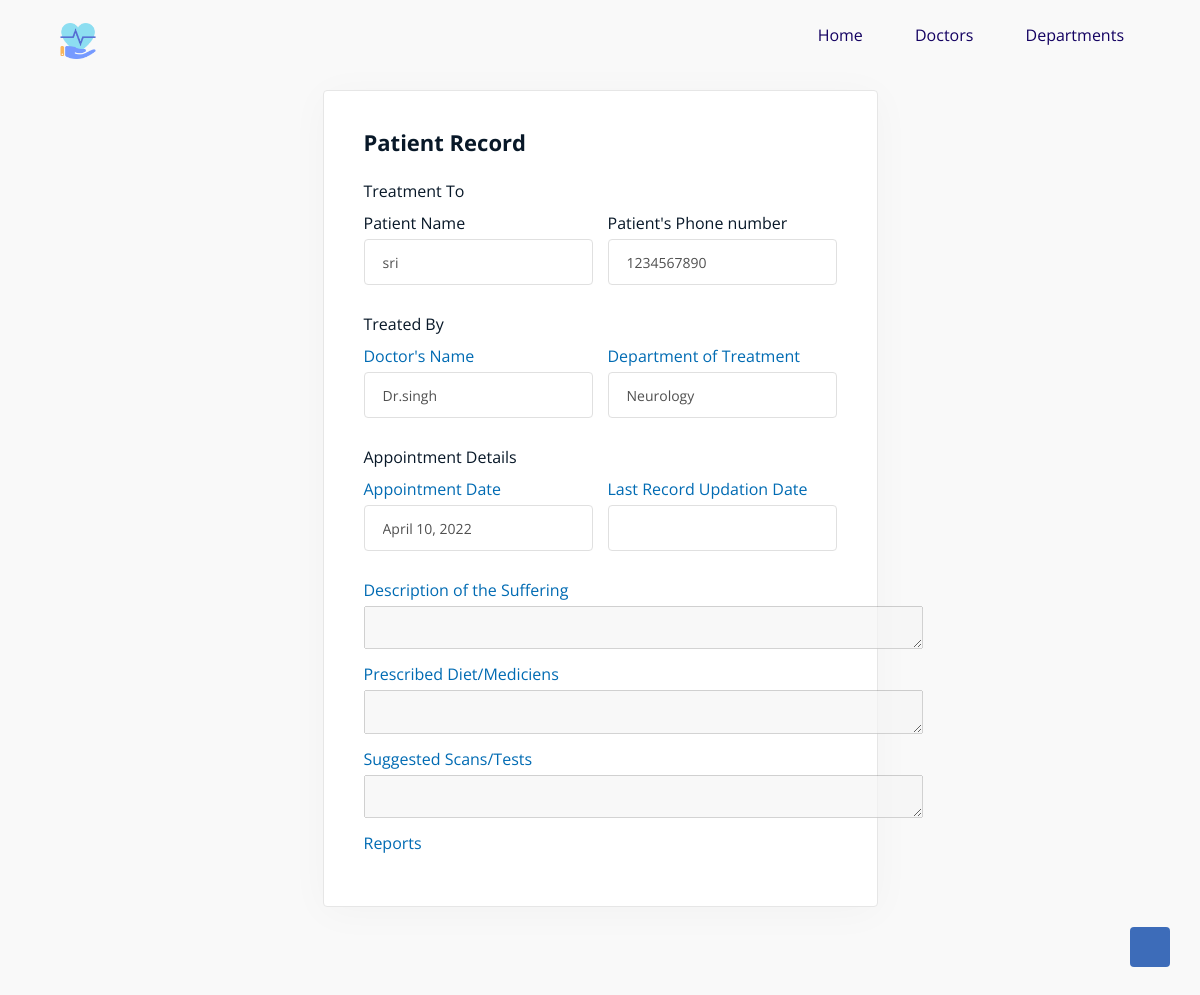
Page /report_details/5 on the committed database.
### medicen_app/models.py (models this page shows, shortened)
class Appointments(models.Model):
    doctor = models.ForeignKey(Doctor, on_delete=models.CASCADE)
    patient = models.ForeignKey(Patient, on_delete=models.CASCADE)
    date = models.DateField(auto_now_add=False)
    accepted = models.BooleanField()
    checked = models.BooleanField()

class Patient(models.Model):
    patient = models.ForeignKey(User, on_delete=models.CASCADE,null=True)
    email = models.EmailField()
    phone = models.BigIntegerField()
    def __str__(self):
        return self.patient.username

class Doctor(models.Model):
    doctor = models.ForeignKey(User, on_delete=models.CASCADE,null=True)
    doctorid = models.CharField(null=True,max_length=200)
    dept = models.ForeignKey(Department, on_delete=models.CASCADE)
    qualification = models.CharField(null=None, max_length=50)
    img = models.CharField(null=None,max_length=500,default="Department")
    email = models.EmailField()
    phone = models.BigIntegerField()
    def __str__(self):
        return self.doctor.username

class Department(models.Model):
    name = models.CharField(null=None, max_length=50)
    desc = models.CharField(null=None,max_length=100, default="Department")
    img = models.CharField(null=None,max_length=500,default="Department")
    def __str__(self):
        return self.name

### medicen_app/views.py (the view)
# urls.py: path("report_details/<int:id>",report_details,name="report_details"),
def report_details(request,id):
    app = Appointments.objects.get(id=id)
    if Prescription.objects.filter(appointment=app).exists():
        pre = Prescription.objects.get(appointment=app)
    else:
        pre = {}
    return render(request,"patient/report_detail.html",{'app':app,'pre':pre})

### medicen_app/templates/patient/report_detail.html (shortened to what this page needs)
{% load static %}
<!DOCTYPE html>
<html class="no-js" lang="zxx">
<head>
  <link rel="stylesheet" href="{% static 'css/bootstrap.min.css' %}" />
  <link rel="stylesheet" href="{% static 'css/main.css' %}" />
  <link rel="stylesheet" href="{% static 'css/reset.css' %}">
  <link rel="stylesheet" href="{% static 'css/style.css' %}">
  <link rel="stylesheet" href="{% static 'css/demo.css' %}">
  <link rel="stylesheet" href="https://cdnjs.cloudflare.com/ajax/libs/font-awesome/4.7.0/css/font-awesome.min.css">
  <link rel="stylesheet" href="{% static 'css/contact.css' %}">
</head>
<body>
  <header class="cd-header">
    <div class="cd-header__logo"><a href="#0"><img src="{% static 'assets/care.png' %}" alt="Logo" class="LogoPic"></a></div>
    <nav class="cd-header__nav js-cd-header__nav">
      <ul>
        <li><a href="{% url 'doctor_index' %}">Home</a></li>
            <li><a href="{% url 'doctors' %}">Doctors</a></li>
            <li><a href="{% url 'services' %}">Departments</a></li>
      </ul>
    </nav>
  </header>
  <div class="account-login section">
    <div class="container">
      <div class="row">
        <div class="col-lg-6 offset-lg-3 col-md-10 offset-md-1 col-12">
          <div class="register-form">
            <div class="title">
              <h3>Patient Record</h3>
            </div>
              <h3>Treatment To<h3>
                <br>
                <div class="row">
                  <div class="col-sm-6">
                    <div class="form-group">
                      <label for="reg-fn">Patient Name</label>
                      <input class="form-control" type="text" name="name" id="name" value="{{app.patient}}" disabled>
                    </div>
                  </div>
                  <div class="col-sm-6">
                    <div class="form-group">
                      <label for="reg-ln">Patient's Phone number</label>
                      <input class="form-control" type="text" name="phone" id="" value="{{app.patient.phone}}" disabled>
                    </div>
                  </div>
                </div>
                <br>
                <h3>Treated By</h3>
                <br>
              <div class="row">
                <div class="col-sm-6">
                  <div class="form-group">
                    <label for="reg-email">Doctor's Name</label>
                    <input class="form-control" type="text" name="doctor" id="" value="{{app.doctor}}" disabled>
                  </div>
                </div>
                <div class="col-sm-6">
                  <div class="form-group">
                    <label for="reg-phone">Department of Treatment</label>
                    <input class="form-control" type="text" name="dept" id="" value="{{app.doctor.dept}}" disabled>
                  </div>
                </div>
              </div>
              <br>
              <h3> Appointment Details </h3>
              <br>
              <div class="row">
                <div class="col-sm-6">
                  <div class="form-group">
                    <label for="reg-pass">Appointment Date</label>
                    <input class="form-control" type="text" name="date" id="" value="{{app.date}}" disabled>
                  </div>
                </div>
                <div class="col-sm-6">
                  <div class="form-group">
                    <label for="reg-pass-confirm">Last Record Updation Date</label>
                    <input class="form-control" type="text" name="date" id="" value="{{app.last_update}}" disabled>
                  </div>
                </div>
              </div>
              <br>
              <div class="col-sm-12">
                <div class="form-group">
                  <label for="reg-pass-confirm">Description of the Suffering</label>
                  {% if pre.desc is None %}
                  <textarea type="text" name="desc" id="" cols="65" disabled style="padding:1%">None</textarea>
                  <br>
                  {% else %}
                  <textarea type="text" name="desc" id="" cols="65" disabled style="padding:1%">{{pre.desc}}</textarea>
                  <br>
                  {% endif %}
                </div>
              </div>
              <div class="col-sm-12">
                <div class="form-group">
                  <label for="reg-pass-confirm">Prescribed Diet/Mediciens</label>
                  {% if pre.prescribe is None %}
                  <textarea type="text" name="prescribe" id="" cols="65" disabled style="padding:1%">None</textarea>
                  <br>
                  {% else %}
                  <textarea type="text" name="prescribe" id="" cols="65" disabled style="padding:1%">{{pre.prescribe}}</textarea>
                  <br>
                  {% endif %}
                </div>
              </div>
              <div class="col-sm-12">
                <div class="form-group">
                  <label for="reg-pass-confirm">Suggested Scans/Tests</label>
                  {% if pre.tests is None %}
                  <textarea type="text" name="tests" id="" cols="65" disabled style="padding:1%">None</textarea>
                  <br>
                  {% else %}
                  <textarea type="text" name="tests" id="" cols="65" disabled style="padding:1%">{{pre.tests}}</textarea>
                  <br>
                  {% endif %}
                </div>
              </div>
              <div class="col-sm-12">
                <div class="form-group">
                  <label>Reports</label>
                </div>
              </div>
          </div>
        </div>
      </div>
    </div>
  </div>
  <a href="#" class="scroll-top">
  </a>
</body>
</html>

### medicen_app/static/css/style.css (style rules this page uses)
*, *::after, *::before { -webkit-box-sizing: border-box; box-sizing: border-box; }
html { font-size: 62.5%; }
body { font-size: 1.6rem; font-family: "Open Sans", sans-serif; color: #006bb3; background-color: #ffffff; }
a { color: #d44457; text-decoration: none; }
img, video { max-width: 100%; }
.cd-header { position: absolute; z-index: 2; top: 0; left: 0; width: 100%; height: 50px; background-color:#006bb3 ; }
@media only screen and (min-width: 768px) { .cd-header { height: 70px; background-color: transparent; } }
.cd-header__logo { float: left; margin: 13px 0 0 5%; width: 3%; height: 3%; }
.cd-header__logo img { display: block; }
@media only screen and (min-width: 768px) { .cd-header__logo { margin: 23px 0 0 5%; } }
.cd-header__nav { float: right; margin-right: 5%; width: 44px; height: 100%; background: url("../assets/cd-icon-menu.svg") no-repeat center center; }
.cd-header__nav ul { position: absolute; top: 0; left: 0; width: 100%; -webkit-transform: translateY(-100%); -ms-transform: translateY(-100%); transform: translateY(-100%); }
.cd-header__nav a { display: block; height: 50px; line-height: 50px; padding-left: 5%; background: #006bb3; border-top: 1px solid #71bdff; color: #130061; }
@media only screen and (min-width: 768px) { .cd-header__nav { width: auto; height: auto; background: none; } }
@media only screen and (min-width: 768px) { .cd-header__nav ul { position: static; width: auto; -webkit-transform: translateY(0); -ms-transform: translateY(0); transform: translateY(0); line-height: 70px; } }
@media only screen and (min-width: 768px) { .cd-header__nav li { display: inline-block; margin-left: 1em; } }
@media only screen and (min-width: 768px) { .cd-header__nav a { display: inline-block; height: auto; line-height: normal; background: transparent; padding: .6em 1em; border-top: none; } }

### rows in the picture
Appointments: name "sri", phone "1234567890", doctor "Dr.singh", dept "Neurology", date "April 10, 2022"
